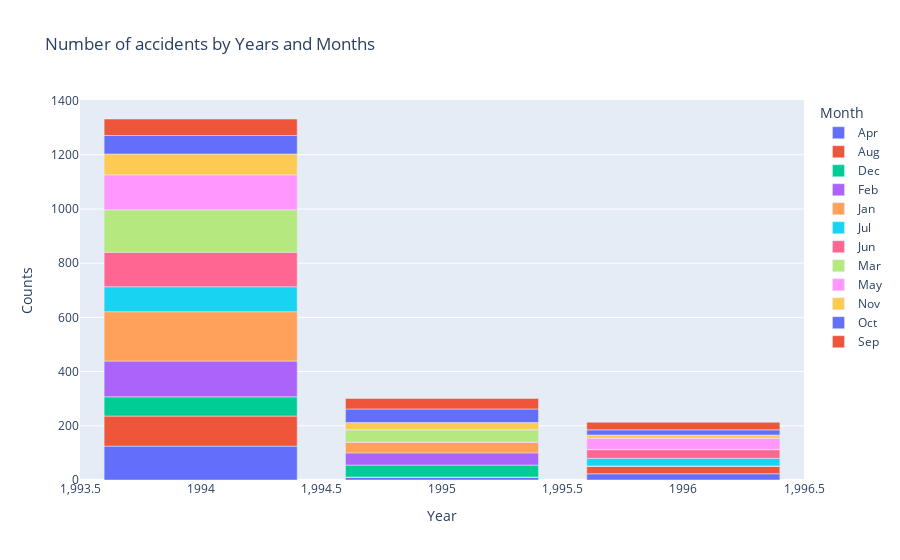

The cell this chart's notebook holds for it:
### Code cell
fig.show()

### Figure 1 — Plotly figure (JSON) as saved in the notebook; plotly's stock layout.template omitted (floating-point values rounded to 4 significant figures)
{"data": [{"alignmentgroup": "True", "hovertemplate": "Month=Apr<br>Year=%{x}<br>Counts=%{y}<extra></extra>", "legendgroup": "Apr", "marker": {"color": "#636efa", "pattern": {"shape": ""}}, "name": "Apr", "offsetgroup": "Apr", "orientation": "v", "showlegend": true, "textposition": "auto", "type": "bar", "x": [1994, 1995, 1996], "xaxis": "x", "y": [125, 10, 23], "yaxis": "y"}, {"alignmentgroup": "True", "hovertemplate": "Month=Aug<br>Year=%{x}<br>Counts=%{y}<extra></extra>", "legendgroup": "Aug", "marker": {"color": "#EF553B", "pattern": {"shape": ""}}, "name": "Aug", "offsetgroup": "Aug", "orientation": "v", "showlegend": true, "textposition": "auto", "type": "bar", "x": [1994, 1995, 1996], "xaxis": "x", "y": [111, 1, 27], "yaxis": "y"}, {"alignmentgroup": "True", "hovertemplate": "Month=Dec<br>Year=%{x}<br>Counts=%{y}<extra></extra>", "legendgroup": "Dec", "marker": {"color": "#00cc96", "pattern": {"shape": ""}}, "name": "Dec", "offsetgroup": "Dec", "orientation": "v", "showlegend": true, "textposition": "auto", "type": "bar", "x": [1994, 1995, 1996], "xaxis": "x", "y": [71, 44, 1], "yaxis": "y"}, {"alignmentgroup": "True", "hovertemplate": "Month=Feb<br>Year=%{x}<br>Counts=%{y}<extra></extra>", "legendgroup": "Feb", "marker": {"color": "#ab63fa", "pattern": {"shape": ""}}, "name": "Feb", "offsetgroup": "Feb", "orientation": "v", "showlegend": true, "textposition": "auto", "type": "bar", "x": [1994, 1995, 1996], "xaxis": "x", "y": [132, 45, 1], "yaxis": "y"}, {"alignmentgroup": "True", "hovertemplate": "Month=Jan<br>Year=%{x}<br>Counts=%{y}<extra></extra>", "legendgroup": "Jan", "marker": {"color": "#FFA15A", "pattern": {"shape": ""}}, "name": "Jan", "offsetgroup": "Jan", "orientation": "v", "showlegend": true, "textposition": "auto", "type": "bar", "x": [1994, 1995], "xaxis": "x", "y": [182, 39], "yaxis": "y"}, {"alignmentgroup": "True", "hovertemplate": "Month=Jul<br>Year=%{x}<br>Counts=%{y}<extra></extra>", "legendgroup": "Jul", "marker": {"color": "#19d3f3", "pattern": {"shape": ""}}, "name": "Jul", "offsetgroup": "Jul", "orientation": "v", "showlegend": true, "textposition": "auto", "type": "bar", "x": [1994, 1996], "xaxis": "x", "y": [92, 28], "yaxis": "y"}, {"alignmentgroup": "True", "hovertemplate": "Month=Jun<br>Year=%{x}<br>Counts=%{y}<extra></extra>", "legendgroup": "Jun", "marker": {"color": "#FF6692", "pattern": {"shape": ""}}, "name": "Jun", "offsetgroup": "Jun", "orientation": "v", "showlegend": true, "textposition": "auto", "type": "bar", "x": [1994, 1995, 1996], "xaxis": "x", "y": [127, 1, 32], "yaxis": "y"}, {"alignmentgroup": "True", "hovertemplate": "Month=Mar<br>Year=%{x}<br>Counts=%{y}<extra></extra>", "legendgroup": "Mar", "marker": {"color": "#B6E880", "pattern": {"shape": ""}}, "name": "Mar", "offsetgroup": "Mar", "orientation": "v", "showlegend": true, "textposition": "auto", "type": "bar", "x": [1994, 1995, 1996], "xaxis": "x", "y": [157, 45, 1], "yaxis": "y"}, {"alignmentgroup": "True", "hovertemplate": "Month=May<br>Year=%{x}<br>Counts=%{y}<extra></extra>", "legendgroup": "May", "marker": {"color": "#FF97FF", "pattern": {"shape": ""}}, "name": "May", "offsetgroup": "May", "orientation": "v", "showlegend": true, "textposition": "auto", "type": "bar", "x": [1994, 1995, 1996], "xaxis": "x", "y": [129, 1, 41], "yaxis": "y"}, {"alignmentgroup": "True", "hovertemplate": "Month=Nov<br>Year=%{x}<br>Counts=%{y}<extra></extra>", "legendgroup": "Nov", "marker": {"color": "#FECB52", "pattern": {"shape": ""}}, "name": "Nov", "offsetgroup": "Nov", "orientation": "v", "showlegend": true, "textposition": "auto", "type": "bar", "x": [1994, 1995, 1996], "xaxis": "x", "y": [77, 26, 12], "yaxis": "y"}, {"alignmentgroup": "True", "hovertemplate": "Month=Oct<br>Year=%{x}<br>Counts=%{y}<extra></extra>", "legendgroup": "Oct", "marker": {"color": "#636efa", "pattern": {"shape": ""}}, "name": "Oct", "offsetgroup": "Oct", "orientation": "v", "showlegend": true, "textposition": "auto", "type": "bar", "x": [1994, 1995, 1996], "xaxis": "x", "y": [68, 50, 19], "yaxis": "y"}, {"alignmentgroup": "True", "hovertemplate": "Month=Sep<br>Year=%{x}<br>Counts=%{y}<extra></extra>", "legendgroup": "Sep", "marker": {"color": "#EF553B", "pattern": {"shape": ""}}, "name": "Sep", "offsetgroup": "Sep", "orientation": "v", "showlegend": true, "textposition": "auto", "type": "bar", "x": [1994, 1995, 1996], "xaxis": "x", "y": [61, 39, 28], "yaxis": "y"}], "layout": {"barmode": "relative", "legend": {"title": {"text": "Month"}, "tracegroupgap": 0}, "title": {"text": "Number of accidents by Years and Months"}, "xaxis": {"anchor": "y", "domain": [0, 1], "title": {"text": "Year"}}, "yaxis": {"anchor": "x", "domain": [0, 1], "title": {"text": "Counts"}}}}
